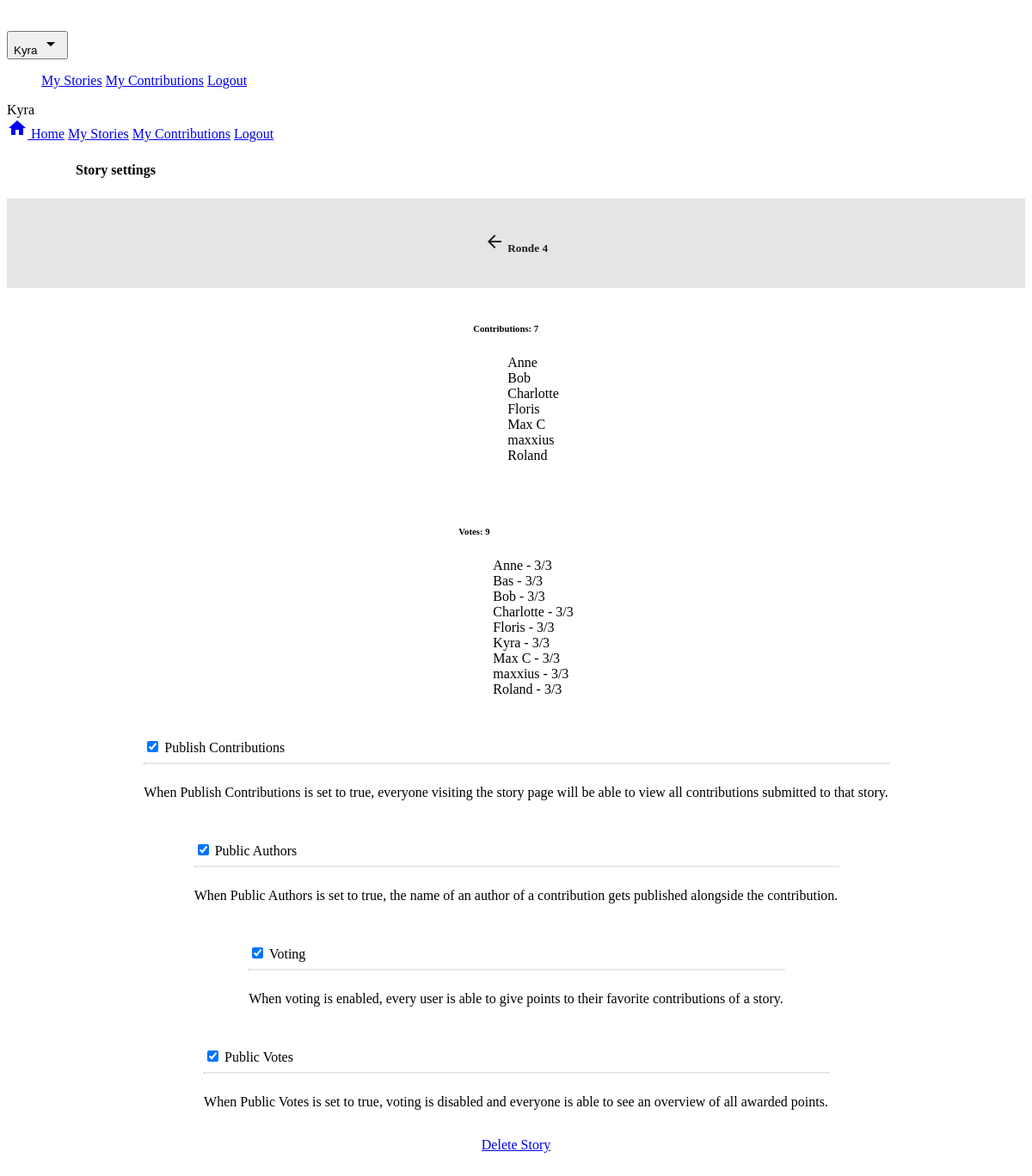
The page /story/2AD0CD3F/settings (signed in) on the database its author committed.
### storanonymizer/models.py (models this page shows, shortened)
class User(db.Model):
	id = db.Column(db.Integer, primary_key=True)
	name = db.Column(db.String(80), unique=True)
	password_hash = db.Column(db.String(1024))
	stories = db.relationship("Story", backref="user", lazy="select")
	contributions = db.relationship("Contribution", backref="author", lazy="select")
	votes = db.relationship("Vote", backref="user", lazy="select")

class Story(db.Model):
	id = db.Column(db.Integer, primary_key=True)
	code = db.Column(db.String(), unique=True)
	name = db.Column(db.String())
	user_id = db.Column(db.Integer, db.ForeignKey("user.id"))
	introduction_text = db.Column(db.Text())
	contributions = db.relationship("Contribution", backref="story", lazy="select")
	votes = db.relationship("Vote", backref="story", lazy="select")
	public_authors = db.Column(db.Boolean(), default=False)
	public_contributions = db.Column(db.Boolean(), default=False)
	voting = db.Column(db.Boolean(), default=False)
	public_votes = db.Column(db.Boolean(), default=False)

class Contribution(db.Model):
	id = db.Column(db.Integer, primary_key=True)
	code = db.Column(db.String(), unique=True)
	text = db.Column(db.Text())
	votes = db.relationship("Vote", backref="contribution", lazy="select")
	author_id = db.Column(db.Integer, db.ForeignKey("user.id"))
	story_id = db.Column(db.Integer, db.ForeignKey("story.id"))

### storanonymizer/views.py (the view)
@app.route("/story/<story_code>/settings")
@login_required
def story_settings(story_code):
	story = models.Story.query.filter_by(code=story_code).first()
	if current_user.id is not story.user.id:
		flash("You're not authorized to access the settings page!")
		return redirect("/story/{}".format(story_code))
	return render_template("storysettings.html", story=story)

### storanonymizer/auth.py (called while the page is built)
@lm.user_loader
def load_user(user_id):
	return models.User.query.get(int(user_id))

### storanonymizer/templates/storysettings.html (shortened to what this page needs)
{% extends "base.html" %}
{% block content %}
<div class="storanonymizer__title-bar mdl-color--primary mdl-color-text--white">
	<h4 class="storanonymizer__title-bar__title">Story settings</h4>
</div>
<div class="storanonymizer__sub-bar">
	<a href="{{ url_for('story', story_code=story.code) }}">
		<h5><i class="material-icons">arrow_back</i> {{ story.name }}</h5>
	</a>
</div>
<div class="storanonymizer__settings-group mdl-grid">
	<div class="storanonymizer__settings-item mdl-cell mdl-cell--4-col mdl-cell--5-col-tablet mdl-cell--4-col-phone mdl-shadow--2dp">
		<h6><span class="bold">Contributions:</span> {{ story.contributions|length }}</h6>
		<ul class="storanonymizer__name-list">
		{% for c in story.contributions|sort(attribute='author.name') %}
			<li>
			{{ c.author.name }}
			</li>
		{% endfor %}
		</ul>
	</div>
{% if story.votes %}
	<div class="storanonymizer__settings-item mdl-cell mdl-cell--4-col mdl-cell--5-col-tablet mdl-cell--4-col-phone mdl-shadow--2dp">
		<h6><span class="bold">Votes:</span> {{ story.votes|groupby('user.name')|length }}</h6>
		<ul class="storanonymizer__name-list">
		{% for group in story.votes|groupby('user.name') %}
			<li>
			{{ group.grouper }} - {{ group.list|length}}/3
			</li>
		{% endfor %}
		</ul>
	</div>
{% endif %}
	<div class="storanonymizer__settings-item mdl-cell mdl-cell--4-col mdl-cell--5-col-tablet mdl-cell--4-col-phone mdl-shadow--2dp">
		<label class="mdl-switch mdl-js-switch mdl-js-ripple-effect" for="public-contributions-switch">
			<input type="checkbox" id="public-contributions-switch" class="mdl-switch__input" {% if story.public_contributions %}checked{% endif %}>
  			<span class="mdl-switch__label">Publish Contributions</span>
		</label>
		<hr>
		<p>When Publish Contributions is set to true, everyone visiting the story page will be able to view all contributions submitted to that story.</p>
	</div>
	<div class="storanonymizer__settings-item mdl-cell mdl-cell--4-col mdl-cell--5-col-tablet mdl-cell--4-col-phone mdl-shadow--2dp">
		<label class="mdl-switch mdl-js-switch mdl-js-ripple-effect" for="public-authors-switch">
			<input type="checkbox" id="public-authors-switch" class="mdl-switch__input" {% if story.public_authors %}checked{% endif %}>
  			<span class="mdl-switch__label">Public Authors</span>
		</label>
		<hr>
		<p>When Public Authors is set to true, the name of an author of a contribution gets published alongside the contribution.</p>
	</div>
	<div class="storanonymizer__settings-item mdl-cell mdl-cell--4-col mdl-cell--5-col-tablet mdl-cell--4-col-phone mdl-shadow--2dp">
		<label class="mdl-switch mdl-js-switch mdl-js-ripple-effect" for="voting-switch">
			<input type="checkbox" id="voting-switch" class="mdl-switch__input" {% if story.voting %}checked{% endif %}>
  			<span class="mdl-switch__label">Voting</span>
		</label>
		<hr>
		<p>When voting is enabled, every user is able to give points to their favorite contributions of a story.</p>
	</div>
	<div class="storanonymizer__settings-item mdl-cell mdl-cell--4-col mdl-cell--5-col-tablet mdl-cell--4-col-phone mdl-shadow--2dp">
		<label class="mdl-switch mdl-js-switch mdl-js-ripple-effect" for="public-votes-switch">
			<input type="checkbox" id="public-votes-switch" class="mdl-switch__input" {% if story.public_votes %}checked{% endif %}>
  			<span class="mdl-switch__label">Public Votes</span>
		</label>
		<hr>
		<p>When Public Votes is set to true, voting is disabled and everyone is able to see an overview of all awarded points.</p>
	</div>
	<a href="delete" class="mdl-button mdl-js-button mdl-button--raised mdl-js-ripple-effect mdl-color--red mdl-color-text--white">Delete Story</a>
</div>
{% endblock %}

### storanonymizer/templates/base.html (shortened to what this page needs)
<!doctype html>
<html lang="en">
	<head>
		<link rel="stylesheet" href="https://code.getmdl.io/1.1.3/material.blue_grey-amber.min.css" />
		<link rel="stylesheet" href="{{ url_for('static', filename='styles.css') }}">
	</head>
	<body>
		<div class="mdl-layout mdl-js-layout mdl-layout--fixed-header">
			<header class="mdl-layout__header mdl-layout__header--scroll">
				<div class="mdl-layout__header-row">
					<span class="mdl-layout-title"><a href="{{ url_for('index') }}"><i class="material-icons">home</i> Storanonymizer</a></span>
					<nav class="mdl-navigation mdl-layout--large-screen-only">
					{% if current_user.is_authenticated %}
						<span class="mdl-navigation__link">
							<button id="storanonymizer_user-option-menu" class="mdl-button mdl-js-button mdl-color-text--white">
								{{ current_user.name }} <i class="material-icons">arrow_drop_down</i>
							</button>
							<ul class="mdl-menu mdl-menu--bottom-left mdl-js-menu" for="storanonymizer_user-option-menu">
								<a class="mdl-menu__item" href="{{ url_for('my_stories') }}">My Stories</a>
								<a class="mdl-menu__item" href="{{ url_for('my_contributions') }}">My Contributions</a>
								<a class="mdl-menu__item mdl-color-text--red" href="{{ url_for('logout') }}">Logout</a>
							</ul>
						</span>
					{% else %}
						<span class="mdl-navigation__link"><a class="mdl-button mdl-js-button" href="{{ url_for('register') }}">Register</a></span>
						<span class="mdl-navigation__link"><a class="mdl-button mdl-js-button mdl-button--raised mdl-button--accent" href="{{ url_for('login') }}">Login</a></span>
					{% endif %}
					</nav>
				</div>
			</header>
			<div class="mdl-layout__drawer mdl-layout--small-screen-only">
			{% if current_user.is_authenticated %}
				<span class="mdl-layout-title">{{ current_user.name }}</span>
				<nav class="mdl-navigation">
					<a class="mdl-navigation__link" href="{{ url_for('index') }}"><i class="material-icons">home</i> Home</a>
					<a class="mdl-navigation__link" href="{{ url_for('my_stories') }}">My Stories</a>
					<a class="mdl-navigation__link" href="{{ url_for('my_contributions') }}">My Contributions</a>
					<a class="mdl-navigation__link mdl-color-text--red" href="{{ url_for('logout') }}">Logout</a>
				</nav>
			{% else %}
				<a class="mdl-button mdl-js-button" href="{{ url_for('register') }}">Register</a>
				<a class="mdl-button mdl-js-button mdl-button--raised mdl-button--accent" href="{{ url_for('login') }}">Login</a>
			{% endif %}
			</div>
			<main class="mdl-layout__content">
				<div class="page-content">{% block content %}{% endblock %}</div>
			</main>
		</div>
	</body>
</html>

### storanonymizer/static/styles.css (style rules this page uses)
.page-content { min-height: calc(100vh - 148px); }
.mdl-layout-title a { color: rgba(255,255,255,0.87); text-decoration: none; }
.mdl-layout__header { color: rgba(255,255,255,0.87); }
.storanonymizer__title-bar { padding: 24px 40px 24px 80px; }
.storanonymizer__title-bar__title { margin: 0; }
.storanonymizer__sub-bar { padding: 16px; background: rgba(0,0,0,0.1); text-align: center; }
.storanonymizer__sub-bar a { text-decoration: none; color: rgba(0,0,0,0.87); }
.storanonymizer__settings-group { -webkit-display: flex; display: flex; -webkit-flex-direction: column; flex-direction: column; -webkit-align-items: center; align-items: center; -webkit-justify-content: center; justify-content: center; margin-bottom: 32px; }
.storanonymizer__settings-item { padding: 16px; -webkit-display: flex; display: flex; -webkit-flex-direction: column; flex-direction: column; -webkit-justify-content: center; justify-content: center; }
.storanonymizer__name-list { list-style: none; margin-top: 0; }
.bold { font-weight: bold; }
hr { border-top: 1px solid rgba(0,0,0,.1); width: 100%; }

### rows shown on the page
User: name "Kyra", grouper "Kyra", list|length "3"
Story: name "Ronde 4", public_contributions "☑", public_authors "☑", voting "☑", public_votes "☑"
Contribution: author.name "Anne"
Contribution: author.name "Bob"
Contribution: author.name "Charlotte"
Contribution: author.name "Floris"
Contribution: author.name "Max C"
Contribution: author.name "maxxius"
Contribution: author.name "Roland"
User: grouper "Anne", list|length "3"
User: grouper "Bas", list|length "3"
User: grouper "Bob", list|length "3"
User: grouper "Charlotte", list|length "3"
User: grouper "Floris", list|length "3"
User: grouper "Max C", list|length "3"
User: grouper "maxxius", list|length "3"
User: grouper "Roland", list|length "3"

### other values the page prints
{{ story.contributions|length }} "7"
{{ story.votes|groupby('user.name')|length }} "9"
